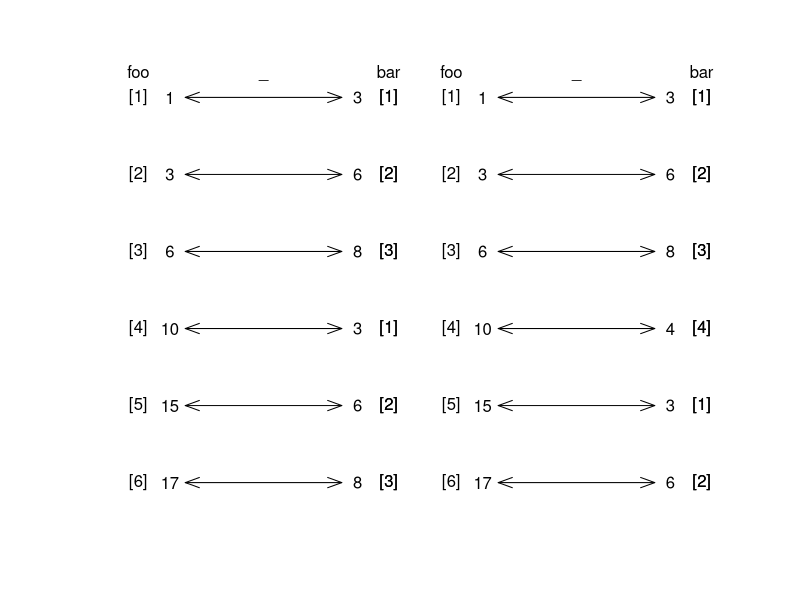
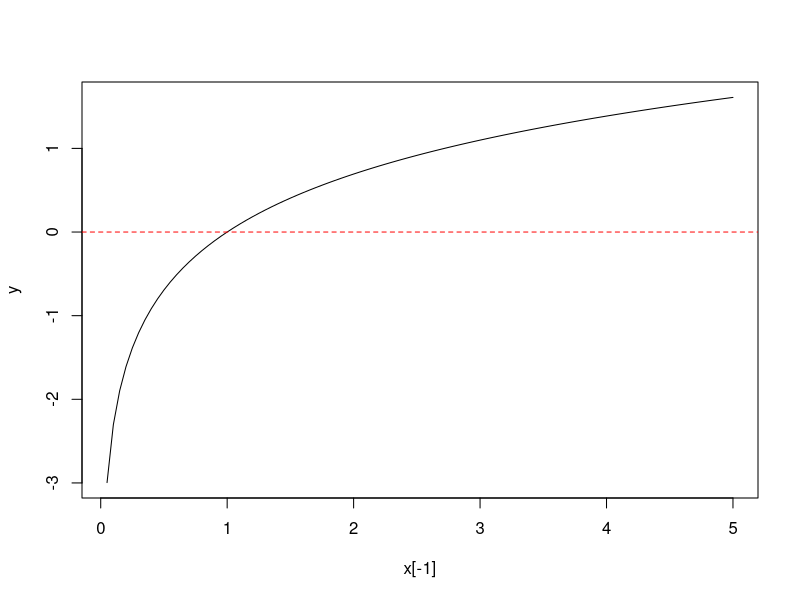

Write R code to recreate these figures, in order.
## ---- chunk 1
1:5
#class(1:5)
#mode(1:5)
6:10
1:5 + 6:10 # vectorizacion  
## ---- chunk 2
c(1, 3, 6, 10, 15) + c(0, 1, 3, 6, 10) 
## ---- chunk 3
c(1, 3, 6, 10, 15) - c(0, 1, 3, 6, 10) 
## ---- chunk 4
c(1, 3, 6, 10, 15) * c(0, 1, 3, 6, 10) 
## ---- chunk 5
c(1, 3, 6, 10, 15) / c(0, 1, 3, 6, 10) 
## ---- chunk 6
c(1, 3, 6, 10, 15,17)+c(3,6,8)
## ---- chunk 7
# mensaje de advertencia 
c(1, 3, 6, 10, 15,17)+c(3,6,8,10)  
## ---- chunk 8
foo<-c(1, 3, 6, 10, 15,17)
bar<-c(3,6,8)
foo-bar
## ---- chunk 9
x=rep(-1,length(foo)) 
plot(x,1:length(foo),axes=FALSE,ann=FALSE,type="p",col='white',xlim=c(-2,2))
arrows(x-0.5,length(foo):1,x+0.5,length(foo):1,code=3,angle=20,length = 0.15)
text(x-0.6,length(foo):1,labels=foo)
text(x-0.8,length(foo):1,labels=paste('[',1:length(foo),']',sep=''))
text(x+0.6,length(foo):1,labels=bar)
text(x+0.8,length(foo):1,labels=paste('[',1:length(bar),']',sep=''))
text(x+0.8,length(foo):1,labels=paste('[',1:length(bar),']',sep=''))
mtext("foo",side=3, at=-1-0.8)
mtext("bar",side=3, at=-1+0.8)
mtext("_",side=3, at=-1)

# cuando la longitud del más corto no es divisor de la long del mas largo
x=rep(1,length(foo))
bar<-c(3,6,8,4)

arrows(x-0.5,length(foo):1,x+0.5,length(foo):1,code=3,angle=20,length = 0.15)
text(x-0.6,length(foo):1,labels=foo)
text(x-0.8,length(foo):1,labels=paste('[',1:length(foo),']',sep=''))
text(x+0.6,length(foo):1,labels=bar)
text(x+0.8,length(foo):1,labels=paste('[',1:length(bar),']',sep=''))
text(x+0.8,length(foo):1,labels=paste('[',1:length(bar),']',sep=''))
mtext("foo",side=3, at=1-0.8)
mtext("bar",side=3, at=1+0.8)
mtext("_",side=3, at=1)
## ---- chunk 10
# primer concepto de vectorización
x=c(3,5,1,7,4) 
# raiz usando vectorizacion
sqrt(x)
## ---- chunk 11
sqrt(c(4,9,16,1)) 
## ---- chunk 12
# raiz usando un bucle for 
# no recomendado
for(i in x){
print(sqrt(i))
}
## ---- chunk 13
# segundo concepto de vectorizacion 
# la función se aplica sobre un vector
sum(1:5)  
sum(x)
## ---- chunk 14
median(1:5) 
median(x)
## ---- chunk 15
c(2, 3, 5, 7, 11, 13) - 2  #subtración  

-2:2 * -2:2 #multiplicación 

1:10 / 3  ## división usual (de punto flotante)

1:10 %/% 3 ## división entera 

1:10 %% 3 ## residuo de la división
## ---- chunk 16
1:10 %% 3 
1:10 %% 3 == 0 
sum(1:10 %% 3 ==0 )  
# cuantos no divisibles por 3 
#sum(1:10 %% 3!=0 ) 
#(1:10)[1:10 %% 3 == 0]
## ---- chunk 17
x=c(3,5,1,7,4)
x[c(TRUE,FALSE,TRUE,FALSE,FALSE)]
## ---- chunk 18
(1:10)[1:10 %% 3 == 0] 
## ---- chunk 19
sexo=c("M","M","F","M","M","F","F","F","M") 
edad=c(18,15,16,18,17,15,20,19,15) 
## ---- chunk 20
sum(sexo=="M")
sum(sexo=="F")
## ---- chunk 21
mean(edad[sexo=="M"])  
mean(edad[sexo=="F"]) 
mean(edad[sexo!="M"]) 
## ---- chunk 22
sum( (x-mean(x))^2 )/(length(x)-1) 
var(x)
## ---- chunk 23
sum(abs(x-median(x)))/length(x) 
## ---- chunk 24
cos(c(0, pi / 4, pi / 2, pi)) 
## ---- chunk 25
c(3, 4 - 1, 1 + 1 + 1) == 3 
l=c(3, 4 - 1, 1 + 1 + 1) == 3 
class(l)
## ---- chunk 26
1:3 != 3:1 # diferente 
## ---- chunk 27
exp(1:5) < 100 # menor que 
## ---- chunk 28
notas=c(3.5,4.1,2.0,3.0,1.5,4.5,3.9)
mean(notas)
## ---- chunk 29
notas>=mean(notas)
table(notas>=mean(notas))
sum(notas>=mean(notas))
## ---- chunk 30
media=mean(notas)
cont=0
for(i in notas){
if(i>=media){cont=cont+1} 
}
cont
## ---- chunk 31
set.seed(1234)
sexo=sample(c("M","F"),500,replace=TRUE)
n1=sum(sexo=="M")
n2=500-n1
nota=numeric(500)
nota[sexo=="M"]=round( rnorm(n1,3.5,0.5), 1)
nota[sexo=="F"]=round( rnorm(n2,3.5,0.5), 1) 
## ---- chunk 32
sum(sexo=="M")
length(sexo)-sum(sexo=="M")
sum(sexo=="F") 
c("Femeninos"=sum(sexo=="F") , "Masculinos"=sum(sexo=="M")) 
## ---- chunk 33
sexo[sexo=="M"]
sexo[sexo=="F"]
## ---- chunk 34
(1:5) ^ 2 >= 16 # mayor o igual que 
## ---- chunk 35
sqrt(2) ^ 2 == 2 
## ---- chunk 36
sqrt(2) ^ 2-2  # 
## ---- chunk 37
all.equal(sqrt(2) ^ 2, 2)
## ---- chunk 38
all.equal(sqrt(2) ^ 2, 3)
## ---- chunk 39
isTRUE(all.equal(sqrt(2) ^ 2, 3))
## ---- chunk 40
isTRUE(all.equal(sqrt(2) ^ 2, 2))
## ---- chunk 41
c("Can", "you", "can", "a", "can", "as", "a", "canner", "can", "can", "a", "can?"
) == "can"
## ---- chunk 42
c("A", "B", "C", "D") < "C"
## ---- chunk 43
c("a", "b", "c", "d")< "C"
## ---- chunk 44
.x5<-4
#?make.names
x<-1:5
y=6:10
#ls()
print(.x5)
## ---- chunk 45
x + 2 * y - 3
## ---- chunk 46
z<-x + 2 * y - 3
z
## ---- chunk 47
## primera forma 
z<-x + 2 * y - 3;z
## ---- chunk 48
## segunda forma 
( z<-x + 2 * y - 3 )
## ---- chunk 49
5/0
log(0)
sqrt(-2)
## ---- chunk 50
setwd("~/Library/Mobile Documents/com~apple~CloudDocs/cursos/estadisticacomputacional/PresentacionesQmd") 
datos=read.csv2("ejemplo.csv") 
## ---- chunk 51
datos
## ---- chunk 52
x=pretty(c(0,5),100) 
#x[-1]
y=log(x[-1])
plot(x[-1],y,type='l') 
abline(h=0,col="red",lty=2)
## ---- chunk 53
c(Inf + 5, Inf - 1000, Inf - Inf,Inf+Inf)  
## ---- chunk 54
x=Inf + 5 
y=Inf-1000
x-y
## ---- chunk 55
c(10000 / Inf, Inf / 1, Inf / Inf) 
## ---- chunk 56
c(sqrt(Inf), sin(Inf)) 
## ---- chunk 57
c(log(Inf), log(Inf, base = Inf)) 
## ---- chunk 58
c(NA + 1, NA * 5, NA + Inf)  
## ---- chunk 59
c(NA + NA, NaN + NaN, NaN + NA, NA + NaN)
## ---- chunk 60
x <- c(0, Inf, -Inf, NaN, NA) 
is.finite(x)
## ---- chunk 61
is.infinite(x)
## ---- chunk 62
is.nan(x)
## ---- chunk 63
s=c("M","F","F","F","M") 
sum(s=="F")  
## ---- chunk 64
is.na(x)
z<-c(3,1,NA,7,9,3,NA)
sum(is.na(z))
## ---- chunk 65
mean(na.omit(z))
## ---- chunk 66
mean(z,na.rm=TRUE)
## ---- chunk 67
min(z)
min(z,na.rm=TRUE) 
sum(is.na(z))
## ---- chunk 68
b<-3
if(!b<0){print("b no es Negativo")}
!is.na(z) 
(x <- 1:10 >= 5) 
## ---- chunk 69
x
# negación de x 
!x 
## ---- chunk 70
## TRUE donde  se encuetre un par  
(y <- 1:10 %% 2 == 0) 
# Seleccionar los pares en b  
b<-1:10
b[y]
b[!y]
## ---- chunk 71
z<-c(6,1,4,7,9,8,1,9,7)
# los números pares en z  
z[z%%2==0] 
## ---- chunk 72
min(z)
## ---- chunk 73
min(z)
sum(z==min(z))  
(1:length(z))[z==min(z)]
## ---- chunk 74
# cuantos pares hay en z ? 
sum(z%%2==0) 
## ---- chunk 75
# dónde estan los números pares?
which(c(TRUE,FALSE,FALSE,TRUE,TRUE))  
## ---- chunk 76
which(z%%2==0)
## ---- chunk 77
# en que posición esta el máximo de z 
max(z)
which(z==max(z))  
which.max(z)
## ---- chunk 78
#Cuantos elementos de z son mayores que la media de z?
sum(z>mean(z))
## ---- chunk 79
# en qué posición están los pares 
s<-1:length(z)
s[z%%2==0]
# una forma más eficiente 
which(z%%2==0)
## ---- chunk 80
which(c(TRUE,FALSE,TRUE,TRUE,FALSE))
## ---- chunk 81
z<-c(6,1,4,7,9,8,1,9,7)
which(z%%2==0)
## ---- chunk 82
which(z==9)
## ---- chunk 83
which.max(z)
which.min(z)

which(z==max(z))
which(z==min(z))
## ---- chunk 84
z
z>3 
z<=7
z>3 & z<=7
## ---- chunk 85
z
z<=1 
z>=8
z<=1 | z>=8  
## ---- chunk 86
x
y
# operador &
x & y 
## ---- chunk 87
# operador | 
x | y
## ---- chunk 88
# los tres valores lógicos 
x <- c(TRUE, FALSE, NA)  
## ---- chunk 89
xy <- expand.grid(x = x, y = x) # todas 

OpLog=within(
#make the next assignments within xy
xy,
{
x_and_y <- x & y
x_or_y <- x | y
not.y <- !y
not.x <- !x
}
)
## ---- chunk 90
library(knitr) 
kable(OpLog, format = "html", table.attr = "class='striped'") 
## ---- chunk 91
edad=c(20,18,15,19,NA,23,NA)
mean(edad)
mean(na.omit(edad))  
## ---- chunk 92
max(edad,na.rm=TRUE)
min(edad)
## ---- chunk 93
sum(is.na(edad)) 
## ---- chunk 94
edad[5]=median(edad,na.rm=TRUE)  
edad[7]=median(edad,na.rm=TRUE)   
edad
## ---- chunk 95
edad=c(20,18,15,19,NA,23,NA) 
edad
edad[is.na(edad)]=median(edad,na.rm=TRUE)  
edad
## ---- chunk 96
no_trues<-c(FALSE,FALSE,FALSE) 
algun_true<-c(FALSE,TRUE,FALSE) 
todos_true<-c(TRUE,TRUE,TRUE)
## ---- chunk 97
any(no_trues) 
any(algun_true)
any(todos_true) 
## ---- chunk 98
all(no_trues) 
all(algun_true)
all(todos_true)  
## ---- chunk 99
# averiguar si hay algún par 
v=c(3,5,7,9,6) 
v%%2==0
any(v%%2==0)
## ---- chunk 100
if(any(v%%2==0)){
    cat("Hay algún número par en el vector  ")
}else{
    cat("No hay número par en el vector  ") 
}
## ---- chunk 101
# averiguar si todos son impares 
v=c(3,5,7,9,8) 
v%%2!=0 
all(v%%2!=0) 
## ---- chunk 102
any(no_trues)
any(algun_true)
any(todos_true)
## ---- chunk 103
#log(-3)
#sqrt(-4)
x=c(4,7,-4,1)  
log(x) 
## ---- chunk 104
edad=c(20,18,15,19,NA,23,NA)  
any(is.na(edad))
## ---- chunk 105
n=1:5
any(is.na(n))
## ---- chunk 106
all(!is.na(n)) 
## ---- chunk 107
z<-c(5,7,1,7,3)
# hay algun par en z ? 
any(z%%2==0)
## ---- chunk 108
all(no_trues)
all(algun_true)
## ---- chunk 109
all(todos_true)
# todos los elementos de z son impares ?
all(!z%%2==0)
## ---- chunk 110
a=c(6,9,7,3,6,7,9,6,3,6,6,7,1,9,1)
## ---- chunk 111
a==6
sum(a==6)
## ---- chunk 112
a>=6
sum(a>=6)
## ---- chunk 113
a<6+2
sum(a<6+2)
## ---- chunk 114
a!=6
sum(a!=6)
## ---- chunk 115
which(a==6)
